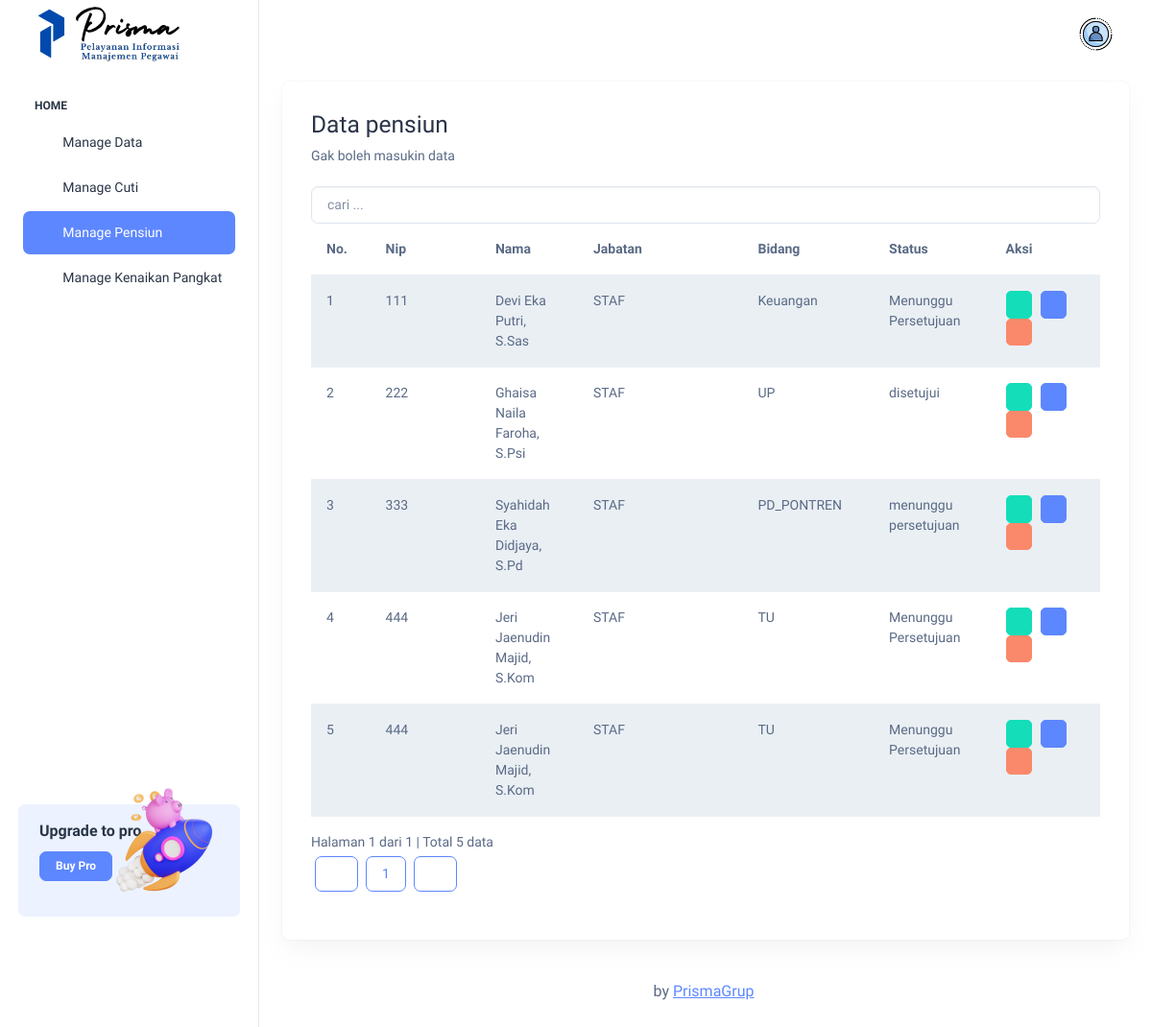
/index.php?page=pensiun-tampil (signed in), run on the app's committed database.
### tables this page shows
CREATE TABLE `pensiun` (
  `idpensiun` int(5) NOT NULL,
  `nip` int(8) NOT NULL,
  `file` varchar(255) NOT NULL,
  `sk` varchar(255) NOT NULL,
  `tanggal` date NOT NULL,
  `status` varchar(30) NOT NULL,
  `ket` varchar(255) NOT NULL
);

CREATE TABLE `user` (
  `nip` int(8) NOT NULL,
  `id` int(8) NOT NULL,
  `username` varchar(255) NOT NULL,
  `nama` varchar(50) NOT NULL,
  `level` varchar(255) NOT NULL,
  `password` varchar(255) NOT NULL,
  `jabatan` varchar(30) NOT NULL,
  `bidang` varchar(50) NOT NULL,
  `telp` varchar(15) NOT NULL,
  `email` varchar(50) NOT NULL,
  `foto` varchar(255) NOT NULL
);

### manage_pensiun/tampil-admin.php (the view, shortened to what this page needs)
<div class="panel-heading">
        <h3 class="panel-title">Data pensiun</h3>
        <?php
      if ($_SESSION['level'] == "Pegawai") {
        echo "<a class='btn btn-info' href='?page=pensiun-tambah'>
      <i class='glyphicon glyphicon-plus'></i> Tambah </a>";
      } else if ($_SESSION['level'] == "Admin") {
        echo "Gak boleh masukin data";
      }
      ?>
      </div>
<?php
if (isset($_POST['cari'])) {
  $cari = $_POST['cari'];
} else {
  $cari = "";
}
?>
<div class="row">
  <div class="col-md-12">
    <div class="page-header">
<br>
<?php
if ($_SESSION['level'] == "Admin") {
    echo '<form class="form-inline" method="POST" action="?page=pensiun-tampil">
            <input type="text" name="cari" class="form-control" placeholder="cari ..." required="required" value="' . htmlspecialchars($cari) . '">
          </form>';
} else if ($_SESSION['level'] == "Pegawai") {
}
?>
            </div>
            <div class="panel-body">
                <div class="table-responsive">
                    <table class="table table-striped table-hover">
                        <thead>
                            <tr>
                                <th>No.</th>
                                <th>Nip</th>
                                <th>Nama</th>
                                <th>Jabatan</th>
                                <th>Bidang</th>
                                <th>Status</th>
                                <th class='center'>Aksi</th>
                            </tr>
                        </thead>
                        <tbody>
                            <?php
                            $batas = 10;
                            if (isset($cari)) {
                                $jumlah_record = mysqli_query($db, "SELECT pensiun.*, user.nama, user.jabatan, user.bidang FROM pensiun JOIN user ON user.nip = pensiun.nip WHERE jabatan LIKE '%$cari%' OR nama LIKE '%$cari%'") or die('Ada kesalahan pada query jumlah_record: ' . mysqli_error($db));
                            } else {
                                $jumlah_record = mysqli_query($db, "SELECT pensiun.*, user.nama, user.jabatan, user.bidang  FROM pensiun JOIN user ON user.nip = pensiun.nip") or die('Ada kesalahan pada query jumlah_record: ' . mysqli_error($db));
                            }
                            $jumlah  = mysqli_num_rows($jumlah_record);
                            $halaman = ceil($jumlah / $batas);
                            $page    = (isset($_GET['hal'])) ? (int)$_GET['hal'] : 1;
                            $mulai   = ($page - 1) * $batas;
                            $no = 1;
                            if (isset($cari)) {
                                $query = mysqli_query($db, "SELECT pensiun.*, user.nama, user.jabatan, user.bidang FROM pensiun JOIN user ON user.nip = pensiun.nip WHERE jabatan LIKE '%$cari%' OR nama LIKE '%$cari%' ORDER BY nip LIMIT $mulai, $batas")
                                    or die('Ada kesalahan pada query pensiun: ' . mysqli_error($db));
                            } else {
                                $query = mysqli_query($db, "SELECT pensiun.*, user.nama, user.jabatan, user.bidang FROM pensiun JOIN user ON user.nip = pensiun.nip ORDER BY nip LIMIT $mulai, $batas") or die('Ada kesalahan pada query pensiun: ' . mysqli_error($db));
                            }
                            while ($data = mysqli_fetch_assoc($query)) {
                                echo "  <tr>
                      <td width='20'>$no</td>
                      <td width='100'>$data[nip]</td>
                      <td width='75'>$data[nama]</td>
                      <td width='150'>$data[jabatan]</td>
                      <td width='50'>$data[bidang]</td>
                      <td width='50'>$data[status]</td>
                      <td width='100' class='center'>
                        <div class=''>
                         <a data-toggle='tooltip' data-placement='top' title='Detail' style='margin-right:5px' class='btn btn-success btn-sm' href='?page=pensiun-detail&id=$data[idpensiun]'> <i class='ti ti-eye'></i> </a>
                                                ";
                                                ?>
                                                <?php
                                                if ($_SESSION['level'] == "Admin") {
                                                    echo " <a data-toggle='tooltip' data-placement='top' title='Akvitasi' style='margin-right:5px' class='btn btn-primary btn-sm' href='?page=aktivasi-pensiun&id=$data[idpensiun]'> <i class='ti ti-zoom-check'></i></a>";
                                                    echo "<a data-toggle='tooltip' data-placement='top' title='Hapus' class='btn btn-danger btn-sm' href='?page=pensiun-hapus&id=$data[idpensiun]' onclick='return confirm('Anda yakin ingin menghapus $data[nama]');'> <i class='ti ti-trash'></i></a>&nbsp";
                                                } else if ($_SESSION['level'] == "Pegawai") {
                                                    echo " <a data-toggle='tooltip' data-placement='top' title='Print' style='margin-right:5px' class='btn btn-warning btn-sm' href='?page=pensiun-print-detail&id=$data[idpensiun]' target='_blank'> <i class='ti ti-printer'></i> </a>";
                                                }
                                                ?>
                        <?php
                                echo "
                        </div>
                      </td>
                    </tr>";
                                $no++;
                            }
                            ?>
                        </tbody>
                    </table>
                    <?php
                    if (empty($_GET['hal'])) {
                        $halaman_aktif = '1';
                    } else {
                        $halaman_aktif = $_GET['hal'];
                    }
                    ?>
                    <a>
                        Halaman <?php echo $halaman_aktif; ?> dari <?php echo $halaman; ?> |
                        Total <?php echo $jumlah; ?> data
                    </a>
                    <nav>
                        <ul class="pagination pull-right">
                            <?php
                            if ($halaman_aktif <= '1') { ?>
                                <li class="disabled">
                                    <a href="" aria-label="Previous">
                                    <button type="button" class="btn btn-outline-primary m-1"><i class="ti ti-caret-left"></i></button>
                                    </a>
                                </li>
                            <?php
                            }
                            ?>
                            <?php
                            for ($x = 1; $x <= $halaman; $x++) { ?>
                                 <button type="button" class="btn btn-outline-primary m-1"><a href="?page=manage_pensiun-tampil&hal=<?php echo $x ?>"><?php echo $x ?></a></button>
                            <?php
                            }
                            ?>
                            <?php
                            if ($halaman_aktif >= $halaman) { ?>
                                <li class="disabled">
                                    <a href="" aria-label="Next">
                                    <button type="button" class="btn btn-outline-primary m-1"><i class="ti ti-caret-right"></i></button>
                                    </a>
                                </li>
                            <?php
                            }
                            ?>
                        </ul>
                    </nav>
                </div>
            </div>
        </div>
    </div>
</div>

### data on the page
pensiun: nip "111", user.nama "Devi Eka Putri, S.Sas", user.jabatan "STAF", user.bidang "Keuangan", status "Menunggu Persetujuan"
pensiun: nip "222", user.nama "Ghaisa Naila Faroha, S.Psi", user.jabatan "STAF", user.bidang "UP", status "disetujui"
pensiun: nip "333", user.nama "Syahidah Eka Didjaya, S.Pd", user.jabatan "STAF", user.bidang "PD_PONTREN", status "menunggu persetujuan"
pensiun: nip "444", user.nama "Jeri Jaenudin Majid, S.Kom", user.jabatan "STAF", user.bidang "TU", status "Menunggu Persetujuan"
pensiun: nip "444", user.nama "Jeri Jaenudin Majid, S.Kom", user.jabatan "STAF", user.bidang "TU", status "Menunggu Persetujuan"

### other printed values
$halaman_aktif "1"
$halaman "1"
$jumlah "5"
